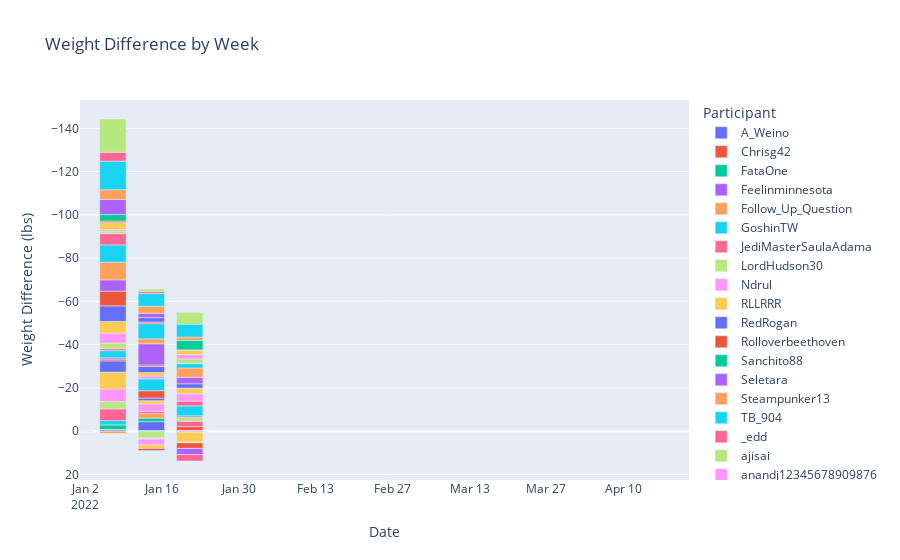

This figure's notebook cell:
### Code cell
fig = px.bar(sheet_data, x="Date", y="Weight Difference", color='Participant', title="Weight Difference by Week", labels={"Weight Difference":"Weight Difference (lbs)"})
fig.update_xaxes(range=[datetime(2022,1,1), datetime(2022, 4, 22)])
fig.update_yaxes(autorange="reversed")
fig.show()

### Figure 1 — Plotly figure (JSON) as saved in the notebook; plotly's stock layout.template omitted (floating-point values rounded to 4 significant figures)
{"data": [{"alignmentgroup": "True", "hovertemplate": "Participant=A_Weino<br>Date=%{x}<br>Weight Difference (lbs)=%{y}<extra></extra>", "legendgroup": "A_Weino", "marker": {"color": "#636efa", "pattern": {"shape": ""}}, "name": "A_Weino", "offsetgroup": "A_Weino", "orientation": "v", "showlegend": true, "textposition": "auto", "type": "bar", "x": ["2022-01-01T00:00:00", "2022-01-07T00:00:00", "2022-01-14T00:00:00", "2022-01-21T00:00:00"], "xaxis": "x", "y": [0, -0.8, -4.4, 0], "yaxis": "y"}, {"alignmentgroup": "True", "hovertemplate": "Participant=Chrisg42<br>Date=%{x}<br>Weight Difference (lbs)=%{y}<extra></extra>", "legendgroup": "Chrisg42", "marker": {"color": "#EF553B", "pattern": {"shape": ""}}, "name": "Chrisg42", "offsetgroup": "Chrisg42", "orientation": "v", "showlegend": true, "textposition": "auto", "type": "bar", "x": ["2022-01-14T00:00:00", "2022-01-21T00:00:00"], "xaxis": "x", "y": [0, -2.1], "yaxis": "y"}, {"alignmentgroup": "True", "hovertemplate": "Participant=FataOne<br>Date=%{x}<br>Weight Difference (lbs)=%{y}<extra></extra>", "legendgroup": "FataOne", "marker": {"color": "#00cc96", "pattern": {"shape": ""}}, "name": "FataOne", "offsetgroup": "FataOne", "orientation": "v", "showlegend": true, "textposition": "auto", "type": "bar", "x": ["2022-01-01T00:00:00", "2022-01-07T00:00:00", "2022-01-14T00:00:00", "2022-01-21T00:00:00"], "xaxis": "x", "y": [0, -2.1, -1.6, 0], "yaxis": "y"}, {"alignmentgroup": "True", "hovertemplate": "Participant=Feelinminnesota<br>Date=%{x}<br>Weight Difference (lbs)=%{y}<extra></extra>", "legendgroup": "Feelinminnesota", "marker": {"color": "#ab63fa", "pattern": {"shape": ""}}, "name": "Feelinminnesota", "offsetgroup": "Feelinminnesota", "orientation": "v", "showlegend": true, "textposition": "auto", "type": "bar", "x": ["2022-01-01T00:00:00", "2022-01-07T00:00:00", "2022-01-14T00:00:00", "2022-01-21T00:00:00"], "xaxis": "x", "y": [0, 0, 0, 0], "yaxis": "y"}, {"alignmentgroup": "True", "hovertemplate": "Participant=Follow_Up_Question<br>Date=%{x}<br>Weight Difference (lbs)=%{y}<extra></extra>", "legendgroup": "Follow_Up_Question", "marker": {"color": "#FFA15A", "pattern": {"shape": ""}}, "name": "Follow_Up_Question", "offsetgroup": "Follow_Up_Question", "orientation": "v", "showlegend": true, "textposition": "auto", "type": "bar", "x": ["2022-01-01T00:00:00", "2022-01-07T00:00:00", "2022-01-14T00:00:00", "2022-01-21T00:00:00"], "xaxis": "x", "y": [0, 1.4, -2.2, 0], "yaxis": "y"}, {"alignmentgroup": "True", "hovertemplate": "Participant=GoshinTW<br>Date=%{x}<br>Weight Difference (lbs)=%{y}<extra></extra>", "legendgroup": "GoshinTW", "marker": {"color": "#19d3f3", "pattern": {"shape": ""}}, "name": "GoshinTW", "offsetgroup": "GoshinTW", "orientation": "v", "showlegend": true, "textposition": "auto", "type": "bar", "x": ["2022-01-01T00:00:00", "2022-01-07T00:00:00", "2022-01-14T00:00:00", "2022-01-21T00:00:00"], "xaxis": "x", "y": [0, -2, 0, 0], "yaxis": "y"}, {"alignmentgroup": "True", "hovertemplate": "Participant=JediMasterSaulaAdama<br>Date=%{x}<br>Weight Difference (lbs)=%{y}<extra></extra>", "legendgroup": "JediMasterSaulaAdama", "marker": {"color": "#FF6692", "pattern": {"shape": ""}}, "name": "JediMasterSaulaAdama", "offsetgroup": "JediMasterSaulaAdama", "orientation": "v", "showlegend": true, "textposition": "auto", "type": "bar", "x": ["2022-01-01T00:00:00", "2022-01-07T00:00:00", "2022-01-14T00:00:00", "2022-01-21T00:00:00"], "xaxis": "x", "y": [0, -5.4, -1, -2.5], "yaxis": "y"}, {"alignmentgroup": "True", "hovertemplate": "Participant=LordHudson30<br>Date=%{x}<br>Weight Difference (lbs)=%{y}<extra></extra>", "legendgroup": "LordHudson30", "marker": {"color": "#B6E880", "pattern": {"shape": ""}}, "name": "LordHudson30", "offsetgroup": "LordHudson30", "orientation": "v", "showlegend": true, "textposition": "auto", "type": "bar", "x": ["2022-01-01T00:00:00", "2022-01-07T00:00:00", "2022-01-14T00:00:00", "2022-01-21T00:00:00"], "xaxis": "x", "y": [0, -3.4, 3.1, -1.9], "yaxis": "y"}, {"alignmentgroup": "True", "hovertemplate": "Participant=Ndrul<br>Date=%{x}<br>Weight Difference (lbs)=%{y}<extra></extra>", "legendgroup": "Ndrul", "marker": {"color": "#FF97FF", "pattern": {"shape": ""}}, "name": "Ndrul", "offsetgroup": "Ndrul", "orientation": "v", "showlegend": true, "textposition": "auto", "type": "bar", "x": ["2022-01-01T00:00:00", "2022-01-07T00:00:00", "2022-01-14T00:00:00", "2022-01-21T00:00:00"], "xaxis": "x", "y": [0, -5.8, -3.4, 0.6], "yaxis": "y"}, {"alignmentgroup": "True", "hovertemplate": "Participant=RLLRRR<br>Date=%{x}<br>Weight Difference (lbs)=%{y}<extra></extra>", "legendgroup": "RLLRRR", "marker": {"color": "#FECB52", "pattern": {"shape": ""}}, "name": "RLLRRR", "offsetgroup": "RLLRRR", "orientation": "v", "showlegend": true, "textposition": "auto", "type": "bar", "x": ["2022-01-01T00:00:00", "2022-01-07T00:00:00", "2022-01-14T00:00:00", "2022-01-21T00:00:00"], "xaxis": "x", "y": [0, -7.8, -1.5, 4.4], "yaxis": "y"}, {"alignmentgroup": "True", "hovertemplate": "Participant=RedRogan<br>Date=%{x}<br>Weight Difference (lbs)=%{y}<extra></extra>", "legendgroup": "RedRogan", "marker": {"color": "#636efa", "pattern": {"shape": ""}}, "name": "RedRogan", "offsetgroup": "RedRogan", "orientation": "v", "showlegend": true, "textposition": "auto", "type": "bar", "x": ["2022-01-01T00:00:00", "2022-01-07T00:00:00", "2022-01-14T00:00:00", "2022-01-21T00:00:00"], "xaxis": "x", "y": [0, -5.2, -1.2, 0.4], "yaxis": "y"}, {"alignmentgroup": "True", "hovertemplate": "Participant=Rolloverbeethoven<br>Date=%{x}<br>Weight Difference (lbs)=%{y}<extra></extra>", "legendgroup": "Rolloverbeethoven", "marker": {"color": "#EF553B", "pattern": {"shape": ""}}, "name": "Rolloverbeethoven", "offsetgroup": "Rolloverbeethoven", "orientation": "v", "showlegend": true, "textposition": "auto", "type": "bar", "x": ["2022-01-01T00:00:00", "2022-01-07T00:00:00", "2022-01-14T00:00:00", "2022-01-21T00:00:00"], "xaxis": "x", "y": [0, -0.8, -3.4, 0], "yaxis": "y"}, {"alignmentgroup": "True", "hovertemplate": "Participant=Sanchito88<br>Date=%{x}<br>Weight Difference (lbs)=%{y}<extra></extra>", "legendgroup": "Sanchito88", "marker": {"color": "#00cc96", "pattern": {"shape": ""}}, "name": "Sanchito88", "offsetgroup": "Sanchito88", "orientation": "v", "showlegend": true, "textposition": "auto", "type": "bar", "x": ["2022-01-01T00:00:00", "2022-01-07T00:00:00", "2022-01-14T00:00:00", "2022-01-21T00:00:00"], "xaxis": "x", "y": [0, 0, 0, 0], "yaxis": "y"}, {"alignmentgroup": "True", "hovertemplate": "Participant=Seletara<br>Date=%{x}<br>Weight Difference (lbs)=%{y}<extra></extra>", "legendgroup": "Seletara", "marker": {"color": "#ab63fa", "pattern": {"shape": ""}}, "name": "Seletara", "offsetgroup": "Seletara", "orientation": "v", "showlegend": true, "textposition": "auto", "type": "bar", "x": ["2022-01-01T00:00:00", "2022-01-07T00:00:00", "2022-01-14T00:00:00", "2022-01-21T00:00:00"], "xaxis": "x", "y": [0, -0.6, 0.6, -0.6], "yaxis": "y"}, {"alignmentgroup": "True", "hovertemplate": "Participant=Steampunker13<br>Date=%{x}<br>Weight Difference (lbs)=%{y}<extra></extra>", "legendgroup": "Steampunker13", "marker": {"color": "#FFA15A", "pattern": {"shape": ""}}, "name": "Steampunker13", "offsetgroup": "Steampunker13", "orientation": "v", "showlegend": true, "textposition": "auto", "type": "bar", "x": ["2022-01-01T00:00:00", "2022-01-07T00:00:00", "2022-01-14T00:00:00", "2022-01-21T00:00:00"], "xaxis": "x", "y": [0, 0, 0, 0], "yaxis": "y"}, {"alignmentgroup": "True", "hovertemplate": "Participant=TB_904<br>Date=%{x}<br>Weight Difference (lbs)=%{y}<extra></extra>", "legendgroup": "TB_904", "marker": {"color": "#19d3f3", "pattern": {"shape": ""}}, "name": "TB_904", "offsetgroup": "TB_904", "orientation": "v", "showlegend": true, "textposition": "auto", "type": "bar", "x": ["2022-01-01T00:00:00", "2022-01-07T00:00:00", "2022-01-14T00:00:00", "2022-01-21T00:00:00"], "xaxis": "x", "y": [0, -3.3, -5.5, -4.6], "yaxis": "y"}, {"alignmentgroup": "True", "hovertemplate": "Participant=_edd<br>Date=%{x}<br>Weight Difference (lbs)=%{y}<extra></extra>", "legendgroup": "_edd", "marker": {"color": "#FF6692", "pattern": {"shape": ""}}, "name": "_edd", "offsetgroup": "_edd", "orientation": "v", "showlegend": true, "textposition": "auto", "type": "bar", "x": ["2022-01-01T00:00:00", "2022-01-07T00:00:00", "2022-01-14T00:00:00", "2022-01-21T00:00:00"], "xaxis": "x", "y": [0, -0.9, 0, -2.2], "yaxis": "y"}, {"alignmentgroup": "True", "hovertemplate": "Participant=ajisai<br>Date=%{x}<br>Weight Difference (lbs)=%{y}<extra></extra>", "legendgroup": "ajisai", "marker": {"color": "#B6E880", "pattern": {"shape": ""}}, "name": "ajisai", "offsetgroup": "ajisai", "orientation": "v", "showlegend": true, "textposition": "auto", "type": "bar", "x": ["2022-01-01T00:00:00", "2022-01-07T00:00:00", "2022-01-14T00:00:00", "2022-01-21T00:00:00"], "xaxis": "x", "y": [0, -2.646, 0, 0], "yaxis": "y"}, {"alignmentgroup": "True", "hovertemplate": "Participant=anandj12345678909876<br>Date=%{x}<br>Weight Difference (lbs)=%{y}<extra></extra>", "legendgroup": "anandj12345678909876", "marker": {"color": "#FF97FF", "pattern": {"shape": ""}}, "name": "anandj12345678909876", "offsetgroup": "anandj12345678909876", "orientation": "v", "showlegend": true, "textposition": "auto", "type": "bar", "x": ["2022-01-01T00:00:00", "2022-01-07T00:00:00", "2022-01-14T00:00:00", "2022-01-21T00:00:00"], "xaxis": "x", "y": [0, -4.6, -1.3, -3.4], "yaxis": "y"}, {"alignmentgroup": "True", "hovertemplate": "Participant=atxgamergirl <br>Date=%{x}<br>Weight Difference (lbs)=%{y}<extra></extra>", "legendgroup": "atxgamergirl ", "marker": {"color": "#FECB52", "pattern": {"shape": ""}}, "name": "atxgamergirl ", "offsetgroup": "atxgamergirl ", "orientation": "v", "showlegend": true, "textposition": "auto", "type": "bar", "x": ["2022-01-01T00:00:00", "2022-01-07T00:00:00", "2022-01-14T00:00:00", "2022-01-21T00:00:00"], "xaxis": "x", "y": [0, -5.4, -1.6, -2.6], "yaxis": "y"}, {"alignmentgroup": "True", "hovertemplate": "Participant=basileus451<br>Date=%{x}<br>Weight Difference (lbs)=%{y}<extra></extra>", "legendgroup": "basileus451", "marker": {"color": "#636efa", "pattern": {"shape": ""}}, "name": "basileus451", "offsetgroup": "basileus451", "orientation": "v", "showlegend": true, "textposition": "auto", "type": "bar", "x": ["2022-01-01T00:00:00", "2022-01-07T00:00:00", "2022-01-14T00:00:00", "2022-01-21T00:00:00"], "xaxis": "x", "y": [0, -7.2, -2.8, -2], "yaxis": "y"}, {"alignmentgroup": "True", "hovertemplate": "Participant=bhender<br>Date=%{x}<br>Weight Difference (lbs)=%{y}<extra></extra>", "legendgroup": "bhender", "marker": {"color": "#EF553B", "pattern": {"shape": ""}}, "name": "bhender", "offsetgroup": "bhender", "orientation": "v", "showlegend": true, "textposition": "auto", "type": "bar", "x": ["2022-01-01T00:00:00", "2022-01-07T00:00:00", "2022-01-14T00:00:00", "2022-01-21T00:00:00"], "xaxis": "x", "y": [0, -6.8, -0.7, 2.6], "yaxis": "y"}, {"alignmentgroup": "True", "hovertemplate": "Participant=bostonthebeagle<br>Date=%{x}<br>Weight Difference (lbs)=%{y}<extra></extra>", "legendgroup": "bostonthebeagle", "marker": {"color": "#00cc96", "pattern": {"shape": ""}}, "name": "bostonthebeagle", "offsetgroup": "bostonthebeagle", "orientation": "v", "showlegend": true, "textposition": "auto", "type": "bar", "x": ["2022-01-01T00:00:00", "2022-01-07T00:00:00", "2022-01-14T00:00:00", "2022-01-21T00:00:00"], "xaxis": "x", "y": [0, 0, 0, 0], "yaxis": "y"}, {"alignmentgroup": "True", "hovertemplate": "Participant=bushnov<br>Date=%{x}<br>Weight Difference (lbs)=%{y}<extra></extra>", "legendgroup": "bushnov", "marker": {"color": "#ab63fa", "pattern": {"shape": ""}}, "name": "bushnov", "offsetgroup": "bushnov", "orientation": "v", "showlegend": true, "textposition": "auto", "type": "bar", "x": ["2022-01-01T00:00:00", "2022-01-07T00:00:00", "2022-01-14T00:00:00", "2022-01-21T00:00:00"], "xaxis": "x", "y": [0, -5.2, -9.8, -3], "yaxis": "y"}, {"alignmentgroup": "True", "hovertemplate": "Participant=clientnumber9<br>Date=%{x}<br>Weight Difference (lbs)=%{y}<extra></extra>", "legendgroup": "clientnumber9", "marker": {"color": "#FFA15A", "pattern": {"shape": ""}}, "name": "clientnumber9", "offsetgroup": "clientnumber9", "orientation": "v", "showlegend": true, "textposition": "auto", "type": "bar", "x": ["2022-01-01T00:00:00", "2022-01-07T00:00:00", "2022-01-14T00:00:00", "2022-01-21T00:00:00"], "xaxis": "x", "y": [0, -8.2, -2.3, -4.3], "yaxis": "y"}, {"alignmentgroup": "True", "hovertemplate": "Participant=corskier<br>Date=%{x}<br>Weight Difference (lbs)=%{y}<extra></extra>", "legendgroup": "corskier", "marker": {"color": "#19d3f3", "pattern": {"shape": ""}}, "name": "corskier", "offsetgroup": "corskier", "orientation": "v", "showlegend": true, "textposition": "auto", "type": "bar", "x": ["2022-01-01T00:00:00", "2022-01-07T00:00:00", "2022-01-14T00:00:00", "2022-01-21T00:00:00"], "xaxis": "x", "y": [0, -8, -7, -2], "yaxis": "y"}, {"alignmentgroup": "True", "hovertemplate": "Participant=crimsonburn27<br>Date=%{x}<br>Weight Difference (lbs)=%{y}<extra></extra>", "legendgroup": "crimsonburn27", "marker": {"color": "#FF6692", "pattern": {"shape": ""}}, "name": "crimsonburn27", "offsetgroup": "crimsonburn27", "orientation": "v", "showlegend": true, "textposition": "auto", "type": "bar", "x": ["2022-01-01T00:00:00", "2022-01-07T00:00:00", "2022-01-14T00:00:00", "2022-01-21T00:00:00"], "xaxis": "x", "y": [0, -5.2, -0.8, -0.2], "yaxis": "y"}, {"alignmentgroup": "True", "hovertemplate": "Participant=fivehundredpoundthud<br>Date=%{x}<br>Weight Difference (lbs)=%{y}<extra></extra>", "legendgroup": "fivehundredpoundthud", "marker": {"color": "#B6E880", "pattern": {"shape": ""}}, "name": "fivehundredpoundthud", "offsetgroup": "fivehundredpoundthud", "orientation": "v", "showlegend": true, "textposition": "auto", "type": "bar", "x": ["2022-01-01T00:00:00", "2022-01-07T00:00:00", "2022-01-14T00:00:00", "2022-01-21T00:00:00"], "xaxis": "x", "y": [0, -1.2, 0, -2], "yaxis": "y"}, {"alignmentgroup": "True", "hovertemplate": "Participant=gnome_chomsky<br>Date=%{x}<br>Weight Difference (lbs)=%{y}<extra></extra>", "legendgroup": "gnome_chomsky", "marker": {"color": "#FF97FF", "pattern": {"shape": ""}}, "name": "gnome_chomsky", "offsetgroup": "gnome_chomsky", "orientation": "v", "showlegend": true, "textposition": "auto", "type": "bar", "x": ["2022-01-01T00:00:00", "2022-01-07T00:00:00", "2022-01-14T00:00:00", "2022-01-21T00:00:00"], "xaxis": "x", "y": [0, -0.7, 2.7, -2], "yaxis": "y"}, {"alignmentgroup": "True", "hovertemplate": "Participant=gordogg42p<br>Date=%{x}<br>Weight Difference (lbs)=%{y}<extra></extra>", "legendgroup": "gordogg42p", "marker": {"color": "#FECB52", "pattern": {"shape": ""}}, "name": "gordogg42p", "offsetgroup": "gordogg42p", "orientation": "v", "showlegend": true, "textposition": "auto", "type": "bar", "x": ["2022-01-01T00:00:00", "2022-01-07T00:00:00", "2022-01-14T00:00:00", "2022-01-21T00:00:00"], "xaxis": "x", "y": [0, -3.2, 1.6, -2.1], "yaxis": "y"}, {"alignmentgroup": "True", "hovertemplate": "Participant=guinness_blaine<br>Date=%{x}<br>Weight Difference (lbs)=%{y}<extra></extra>", "legendgroup": "guinness_blaine", "marker": {"color": "#636efa", "pattern": {"shape": ""}}, "name": "guinness_blaine", "offsetgroup": "guinness_blaine", "orientation": "v", "showlegend": true, "textposition": "auto", "type": "bar", "x": ["2022-01-01T00:00:00", "2022-01-07T00:00:00", "2022-01-14T00:00:00", "2022-01-21T00:00:00"], "xaxis": "x", "y": [0, 0, -2, 0], "yaxis": "y"}, {"alignmentgroup": "True", "hovertemplate": "Participant=impishgrin<br>Date=%{x}<br>Weight Difference (lbs)=%{y}<extra></extra>", "legendgroup": "impishgrin", "marker": {"color": "#EF553B", "pattern": {"shape": ""}}, "name": "impishgrin", "offsetgroup": "impishgrin", "orientation": "v", "showlegend": true, "textposition": "auto", "type": "bar", "x": ["2022-01-01T00:00:00", "2022-01-07T00:00:00", "2022-01-14T00:00:00", "2022-01-21T00:00:00"], "xaxis": "x", "y": [0, -0.7, 1, -0.1], "yaxis": "y"}, {"alignmentgroup": "True", "hovertemplate": "Participant=jrluhn<br>Date=%{x}<br>Weight Difference (lbs)=%{y}<extra></extra>", "legendgroup": "jrluhn", "marker": {"color": "#00cc96", "pattern": {"shape": ""}}, "name": "jrluhn", "offsetgroup": "jrluhn", "orientation": "v", "showlegend": true, "textposition": "auto", "type": "bar", "x": ["2022-01-01T00:00:00", "2022-01-07T00:00:00", "2022-01-14T00:00:00", "2022-01-21T00:00:00"], "xaxis": "x", "y": [0, -3, 0.2, -4.4], "yaxis": "y"}, {"alignmentgroup": "True", "hovertemplate": "Participant=percykins<br>Date=%{x}<br>Weight Difference (lbs)=%{y}<extra></extra>", "legendgroup": "percykins", "marker": {"color": "#ab63fa", "pattern": {"shape": ""}}, "name": "percykins", "offsetgroup": "percykins", "orientation": "v", "showlegend": true, "textposition": "auto", "type": "bar", "x": ["2022-01-01T00:00:00", "2022-01-07T00:00:00", "2022-01-14T00:00:00", "2022-01-21T00:00:00"], "xaxis": "x", "y": [0, -7, -2, 2.8], "yaxis": "y"}, {"alignmentgroup": "True", "hovertemplate": "Participant=rushhourIV<br>Date=%{x}<br>Weight Difference (lbs)=%{y}<extra></extra>", "legendgroup": "rushhourIV", "marker": {"color": "#FFA15A", "pattern": {"shape": ""}}, "name": "rushhourIV", "offsetgroup": "rushhourIV", "orientation": "v", "showlegend": true, "textposition": "auto", "type": "bar", "x": ["2022-01-01T00:00:00", "2022-01-07T00:00:00", "2022-01-14T00:00:00", "2022-01-21T00:00:00"], "xaxis": "x", "y": [0, -4.5, -3.3, -1.5], "yaxis": "y"}, {"alignmentgroup": "True", "hovertemplate": "Participant=stevosaurus<br>Date=%{x}<br>Weight Difference (lbs)=%{y}<extra></extra>", "legendgroup": "stevosaurus", "marker": {"color": "#19d3f3", "pattern": {"shape": ""}}, "name": "stevosaurus", "offsetgroup": "stevosaurus", "orientation": "v", "showlegend": true, "textposition": "auto", "type": "bar", "x": ["2022-01-01T00:00:00", "2022-01-07T00:00:00", "2022-01-14T00:00:00", "2022-01-21T00:00:00"], "xaxis": "x", "y": [0, -13.2, -5.8, -6], "yaxis": "y"}, {"alignmentgroup": "True", "hovertemplate": "Participant=tejastacostand - Goal 140<br>Date=%{x}<br>Weight Difference (lbs)=%{y}<extra></extra>", "legendgroup": "tejastacostand - Goal 140", "marker": {"color": "#FF6692", "pattern": {"shape": ""}}, "name": "tejastacostand - Goal 140", "offsetgroup": "tejastacostand - Goal 140", "orientation": "v", "showlegend": true, "textposition": "auto", "type": "bar", "x": ["2022-01-01T00:00:00", "2022-01-07T00:00:00", "2022-01-14T00:00:00", "2022-01-21T00:00:00"], "xaxis": "x", "y": [0, -4.1, -0.9, 3], "yaxis": "y"}, {"alignmentgroup": "True", "hovertemplate": "Participant=uncomfortablyhigh<br>Date=%{x}<br>Weight Difference (lbs)=%{y}<extra></extra>", "legendgroup": "uncomfortablyhigh", "marker": {"color": "#B6E880", "pattern": {"shape": ""}}, "name": "uncomfortablyhigh", "offsetgroup": "uncomfortablyhigh", "orientation": "v", "showlegend": true, "textposition": "auto", "type": "bar", "x": ["2022-01-01T00:00:00", "2022-01-07T00:00:00", "2022-01-14T00:00:00", "2022-01-21T00:00:00"], "xaxis": "x", "y": [0, -15.4, -1.2, -5.4], "yaxis": "y"}], "layout": {"barmode": "relative", "legend": {"title": {"text": "Participant"}, "tracegroupgap": 0}, "title": {"text": "Weight Difference by Week"}, "xaxis": {"anchor": "y", "domain": [0, 1], "range": ["2022-01-01T00:00:00", "2022-04-22T00:00:00"], "title": {"text": "Date"}}, "yaxis": {"anchor": "x", "autorange": "reversed", "domain": [0, 1], "title": {"text": "Weight Difference (lbs)"}}}}
